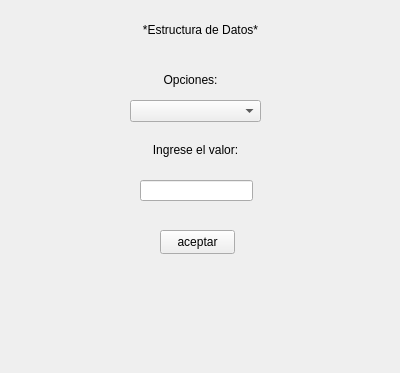
<?xml version="1.0" encoding="UTF-8"?>
<ui version="4.0">
 <class>Form</class>
 <widget class="QWidget" name="Form">
  <property name="geometry">
   <rect>
    <x>0</x>
    <y>0</y>
    <width>400</width>
    <height>373</height>
   </rect>
  </property>
  <property name="windowTitle">
   <string>Form</string>
  </property>
  <widget class="QLabel" name="label_5">
   <property name="geometry">
    <rect>
     <x>150</x>
     <y>70</y>
     <width>81</width>
     <height>20</height>
    </rect>
   </property>
   <property name="text">
    <string>Opciones:</string>
   </property>
   <property name="alignment">
    <set>Qt::AlignCenter</set>
   </property>
  </widget>
  <widget class="QComboBox" name="box_operaciones">
   <property name="geometry">
    <rect>
     <x>130</x>
     <y>100</y>
     <width>131</width>
     <height>22</height>
    </rect>
   </property>
  </widget>
  <widget class="QLabel" name="label_6">
   <property name="geometry">
    <rect>
     <x>150</x>
     <y>140</y>
     <width>91</width>
     <height>20</height>
    </rect>
   </property>
   <property name="text">
    <string>Ingrese el valor:</string>
   </property>
   <property name="alignment">
    <set>Qt::AlignCenter</set>
   </property>
  </widget>
  <widget class="QLineEdit" name="input_valor">
   <property name="geometry">
    <rect>
     <x>140</x>
     <y>180</y>
     <width>113</width>
     <height>21</height>
    </rect>
   </property>
   <property name="text">
    <string/>
   </property>
  </widget>
  <widget class="QLabel" name="opciones_titulo">
   <property name="geometry">
    <rect>
     <x>140</x>
     <y>20</y>
     <width>121</width>
     <height>20</height>
    </rect>
   </property>
   <property name="text">
    <string>*Estructura de Datos*</string>
   </property>
   <property name="alignment">
    <set>Qt::AlignCenter</set>
   </property>
  </widget>
  <widget class="QPushButton" name="btnEjecutar">
   <property name="geometry">
    <rect>
     <x>160</x>
     <y>230</y>
     <width>75</width>
     <height>24</height>
    </rect>
   </property>
   <property name="text">
    <string>aceptar</string>
   </property>
  </widget>
 </widget>
 <resources/>
 <connections/>
</ui>
